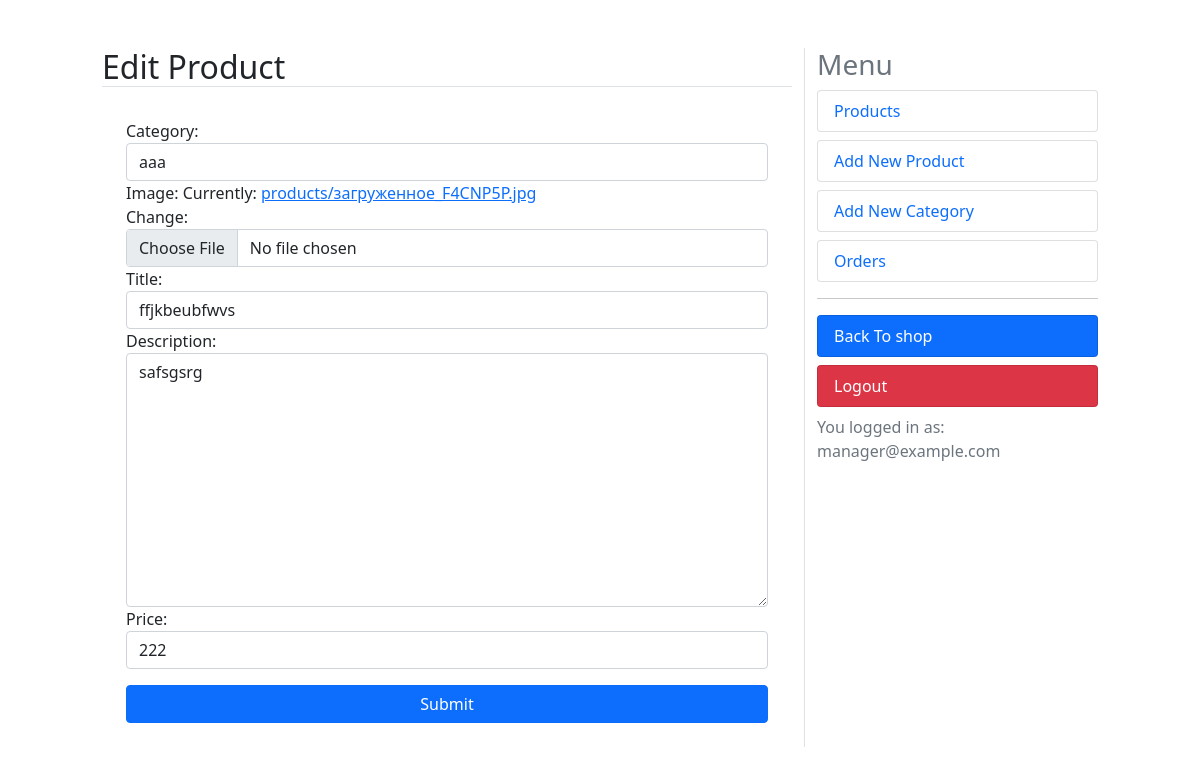
The page /dashboard/products/edit/2 (signed in) on the database as committed earlier.
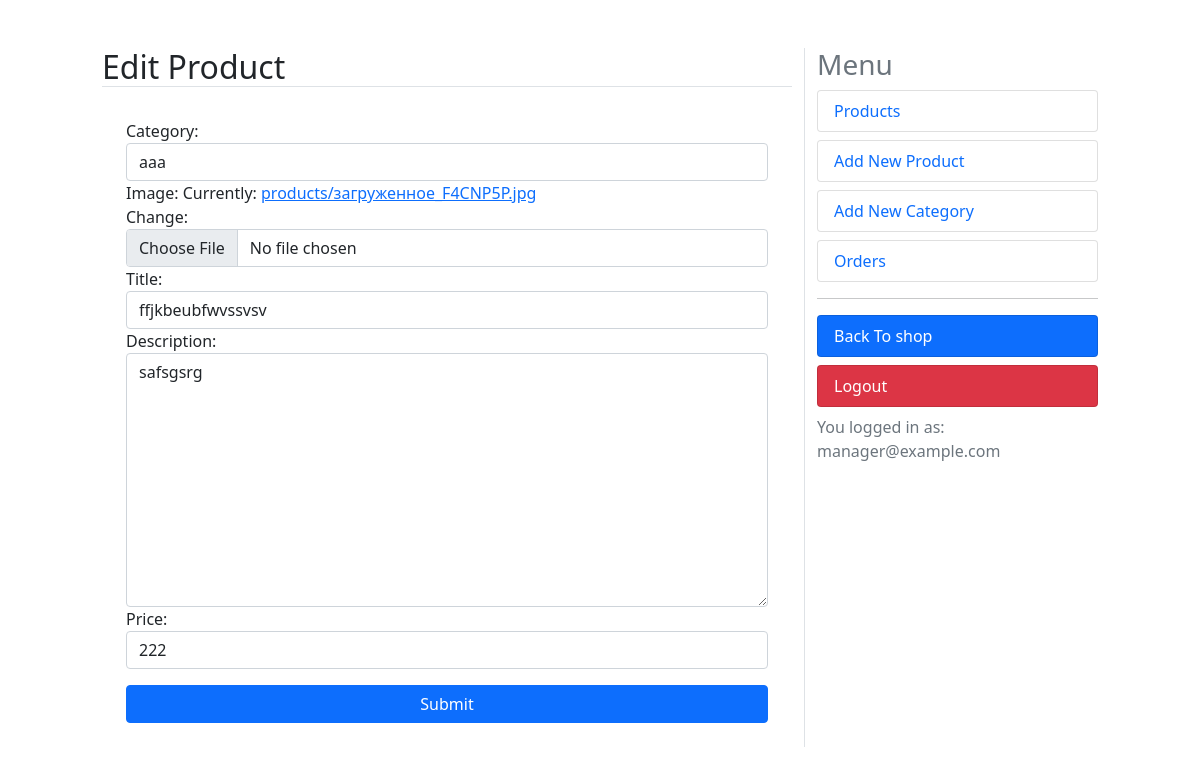
The same page on the database as committed later.
### shop/models.py (models this page shows, shortened)
class Category(models.Model):
    title = models.CharField(max_length=200)
    sub_category = models.ForeignKey(
        'self', on_delete=models.CASCADE,
        related_name='sub_categories', null=True, blank=True
    )
    is_sub = models.BooleanField(default=False)
    slug = models.SlugField(max_length=200, unique=True)
    def __str__(self):
        return self.title

class Product(models.Model):
    category = models.ForeignKey(Category, on_delete=models.CASCADE, related_name='category')
    image = models.ImageField(upload_to='products')
    title = models.CharField(max_length=250)
    description = models.TextField()
    price = models.IntegerField()
    date_created = models.DateTimeField(auto_now_add=True)
    slug = models.SlugField(unique=True)
    class Meta:
        ordering = ('-date_created',)

### dashboard/views.py (the view)
# urls.py: path('products/edit/<int:id>', views.edit_product, name='edit_product'),
@user_passes_test(is_manager)
@login_required
def edit_product(request, id):
    product = get_object_or_404(Product, id=id)
    if request.method == 'POST':
        form = EditProductForm(request.POST, request.FILES, instance=product)
        if form.is_valid():
            form.save()
            messages.success(request, 'Product has been updated', 'success')
            return redirect('dashboard:products')
    else:
        form = EditProductForm(instance=product)
    context = {'title': 'Edit Product', 'form':form}
    return render(request, 'edit_product.html', context)

### dashboard/forms.py
class EditProductForm(ModelForm):
    class Meta:
        model = Product
        fields = ['category', 'image', 'title','description', 'price']
    def __init__(self, *args, **kwargs):
        super(EditProductForm, self).__init__(*args, **kwargs)
        for visible in self.visible_fields():
            visible.field.widget.attrs['class'] = 'form-control'

### cart/utils/cart.py (called while the page is built)
    def __iter__(self):
        product_ids = self.cart.keys()
        products = Product.objects.filter(id__in=product_ids)
        cart = self.cart.copy()
        for product in products:
            cart[str(product.id)]['product'] = product
        for item in cart.values():
            item['total_price'] = int(item['price']) * int(item['quantity'])
            yield item

    def add_cart_session(self):
        cart = self.session.get(CART_SESSION_ID)
        if not cart:
            cart = self.session[CART_SESSION_ID] = {}
        return cart

### dashboard/views.py (called while the page is built)
def is_manager(user):
    try:
        if not user.is_manager:
            raise Http404
        return True
    except:
        raise Http404

### online_shop/context_processors.py (called while the page is built)
def return_cart(request):
    cart = len(list(Cart(request)))
    return {'cart_count': cart}

### dashboard/templates/edit_product.html (shortened to what this page needs)
{% extends "dashboard.html" %}
{% block content %}
<form method="POST" enctype="multipart/form-data">
    {{ form }}
    <div class="form-group">
        <button class="btn btn-primary mt-3 w-100" type="submit">Submit</button>
    </div>
</form>
{% endblock %}

Rows that differ between the two databases and show on the page:
changed through a linked row, Category: title "ffjkbeubfwvs" → "ffjkbeubfwvssvsv"
